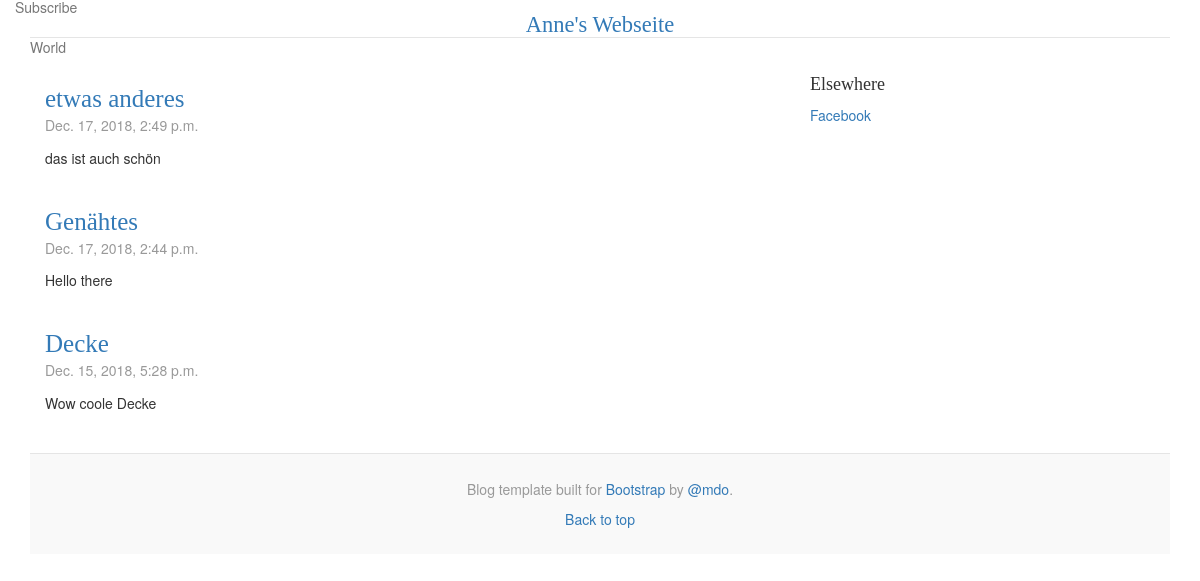
The page / on the database its author committed.
### projekt/models.py (models this page shows, shortened)
class Projekt(models.Model):
    titel = models.CharField(max_length=50)
    beschreibung = models.TextField()
    bild = models.ImageField()
    inhalt = FroalaField()
    bild.null = True
    bild.blank = True
    veroeffentlicht = models.DateTimeField('Datum Veröffentlicht')

### projekt/views.py (the view)
# urls.py: path('', views.index, name='index'),
def index(request):
    neuestes_projekt = Projekt.objects.order_by('-veroeffentlicht')[:5]
    template = loader.get_template('projekt/index.html')
    context = {
        'neuestes_projekt': neuestes_projekt,
    }
    return HttpResponse(template.render(context, request))

### projekt/templates/projekt/index.html
{% extends 'projekt/base.html' %}
{% block content %}
    {% if neuestes_projekt %}
        {% for projekt in neuestes_projekt %}
            <div class="blog-post">
                <h2 class="blog-post-title"><a href="{% url 'detail' projekt.id %}">{{ projekt.titel }}</a></h2>
                <p class="blog-post-meta">{{ projekt.veroeffentlicht }}</p>
                <p>{{ projekt.beschreibung }}</p>
            </div>
        {% endfor %}
    {% else %}
        <p>Keine Projekte vorhanden</p>
    {% endif %}
{% endblock %}

### projekt/static/css/style.css (style rules this page uses)
h1, h2, h3, h4, h5, h6 { font-family: "Playfair Display", Georgia, "Times New Roman", serif; }
.blog-post { margin-bottom: 4rem; }
.blog-post-title { margin-bottom: .25rem; font-size: 2.5rem; }
.blog-post-meta { margin-bottom: 1.25rem; color: #999; }

### rows shown on the page
Projekt: titel "etwas anderes", veroeffentlicht "Dec. 17, 2018, 2:49 p.m.", beschreibung "das ist auch schön"
Projekt: titel "Genähtes", veroeffentlicht "Dec. 17, 2018, 2:44 p.m.", beschreibung "Hello there"
Projekt: titel "Decke", veroeffentlicht "Dec. 15, 2018, 5:28 p.m.", beschreibung "Wow coole Decke"
